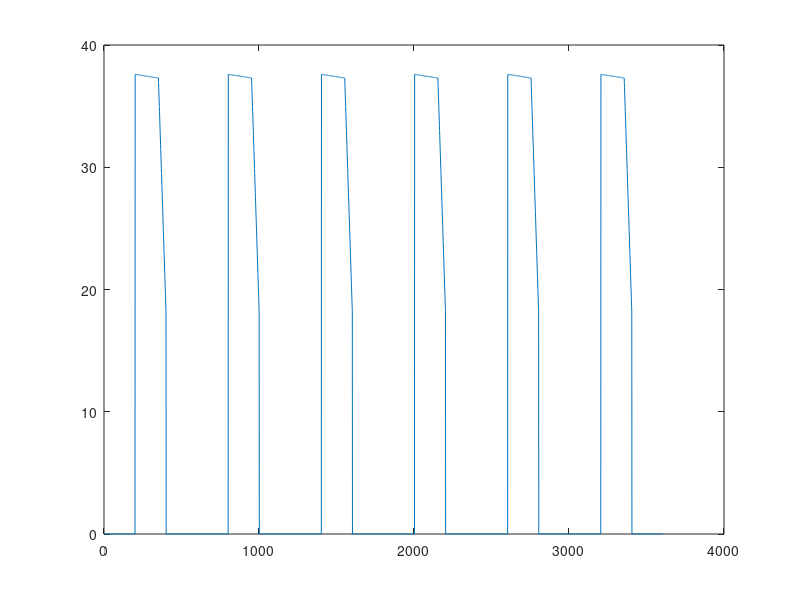

This chart was generated by the following MATLAB code:
clear,clc,close all;

t=0:0.1:60;
p = [];
for i=1:length(t)
if t(i)>=20 & t(i)<35
p(i) = -0.02*t(i)+38;
elseif t(i)>=35 & t(i)<40
p(i) = -3.9*t(i)+173.8;
else
p(i) = 0;
end
end

figure()
p = [p p p p p p];
plot(p)